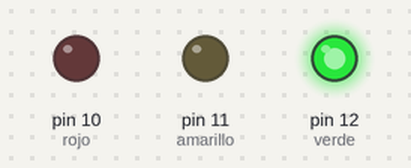
Bench run of a sketch on a simulated Arduino Uno, built with avr-gcc and run on an emulated ATmega328P. On the bench: output pins drawn as LEDs (lit = HIGH).

Above: at 2.5 s.
At 6.0 s:
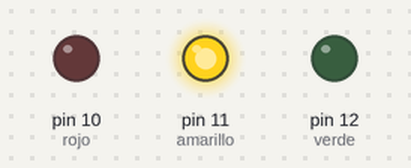
At 10.5 s:
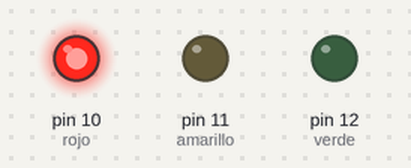
Timing chart, 0 to 18.2 s (numbered marks = the images above):
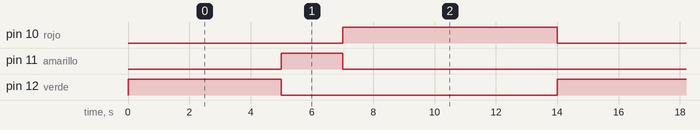

The sketch:

Semaforo.ino
```cpp
const int verde = 12, amarillo = 11, rojo = 10;
const int tiempoV = 5000, tiempoA = 2000, tiempoR = 7000;


void setup() {
  // put your setup code here, to run once:
  pinMode(verde, OUTPUT);
  pinMode(amarillo, OUTPUT);
  pinMode(rojo, OUTPUT);


}

void loop() {
  // put your main code here, to run repeatedly:
  digitalWrite(verde, HIGH);
  digitalWrite(rojo, LOW);
  delay(tiempoV);

  digitalWrite(amarillo, HIGH);
  digitalWrite(verde, LOW);
  delay(tiempoA);

  digitalWrite(amarillo, LOW);
  digitalWrite(rojo, HIGH);
  delay(tiempoR);
}
```

Measured:
- by itself, pin 10 (rojo): alternates HIGH for 7.0 s and LOW for 7.0 s
- by itself, pin 11 (amarillo): alternates HIGH for 2.0 s and LOW for 12.0 s
- by itself, pin 12 (verde): alternates HIGH for 5.0 s and LOW for 9.0 s
